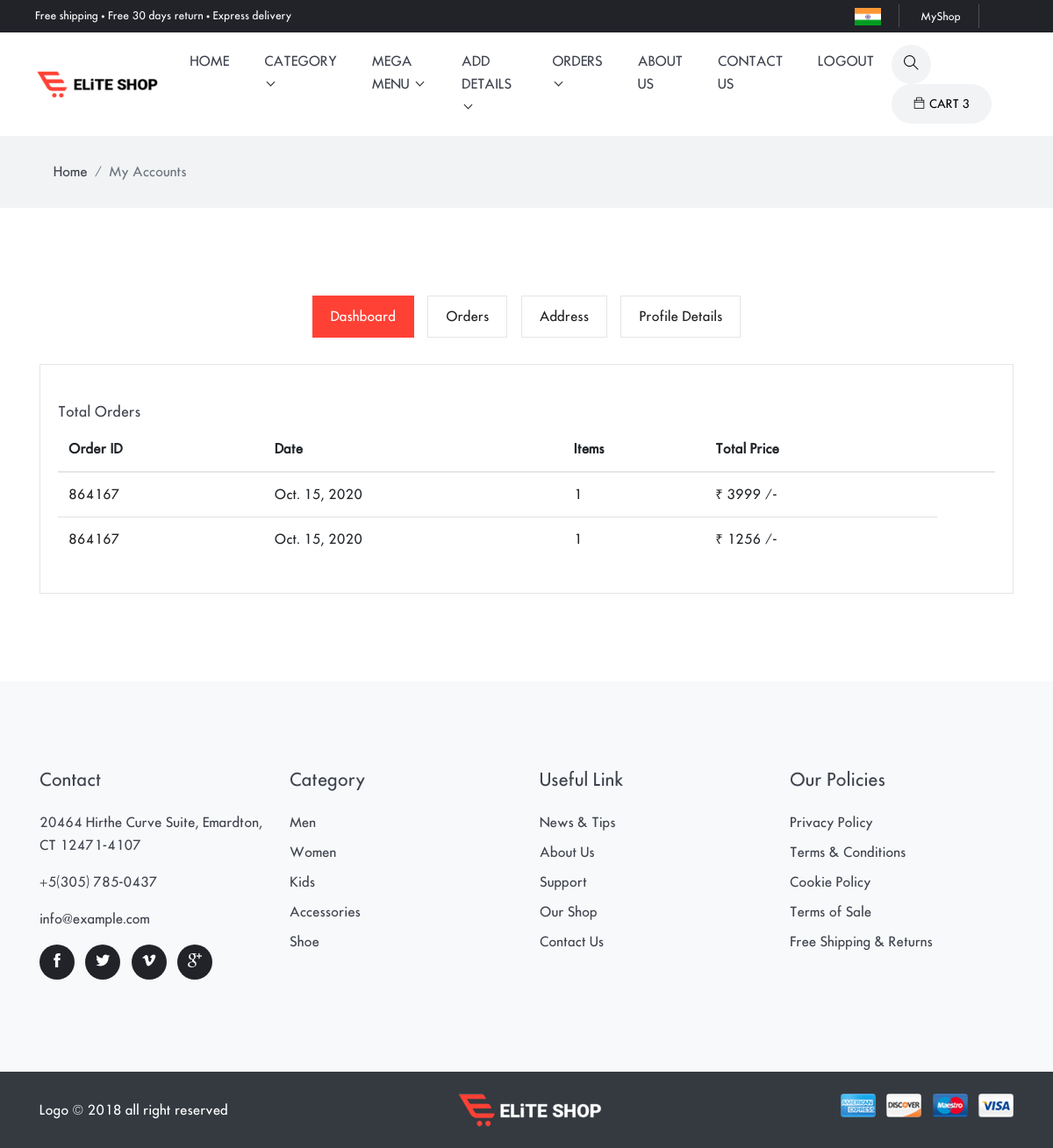
/Dashboard/AllOrder (signed in), run on the app's committed database.
### shopping/models.py (models this page shows, shortened)
class Order_product_detail(models.Model):
    order_detail = models.ForeignKey(Order_Product,on_delete=models.CASCADE,null = True)
    pro = models.ForeignKey(Product, on_delete=models.CASCADE, null=True, blank=True)
    quantity = models.IntegerField(null=True)
    totalprice = models.IntegerField(null=True)
    expected_date = models.DateField(null=True)
    status = models.CharField(max_length=100, null=True, choices=status, blank=True)

class Order_Product(models.Model):
    usr = models.ForeignKey(User, on_delete=models.CASCADE, null=True,blank=True)
    order_id = models.CharField(max_length=100,null=True,blank=True)
    fullname =  models.CharField(max_length=100,null=True)
    houes_no = models.CharField(max_length=100,null=True,blank=True)
    area_name = models.CharField(max_length=100,null=True)
    city_state = models.CharField(max_length=100,null=True)
    landmark = models.CharField(max_length=100,null=True,blank=True)
    pincode = models.CharField(max_length=100,null=True)
    mobile1 = models.CharField(max_length=100,null=True)
    mobile2 = models.CharField(max_length=100,null=True)
    payment_status = models.CharField(max_length=100,default="Not Done")
    payment_id = models.CharField(max_length=500,blank=True)
    amount = models.IntegerField(null=True,blank=True)
    orderdate = models.DateField(null=True,blank=True)

### shopping/views.py (the view)
# urls.py: path('Dashboard/<str:type>',UserDashboard,name = 'dashboard'),
def UserDashboard(request,type):
    c1 = ''
    c2 = ''
    c3 = ''
    c4 = ''
    allorder  = []
    pending_order = []
    checkout_detail = []
    profile_detail = []
    order_data = Order_Product.objects.filter(usr=request.user)
    for checkout in order_data:
        alldata = Order_product_detail.objects.filter(order_detail=checkout)
        for i in alldata:
            if i.status == 'Delivered':
                allorder.append(i)
            else:
                pending_order.append(i)
    if type == 'AllOrder':
        c1 = 'active'
    elif type == 'PendingOrder':
        c2 = 'active'
    elif type == 'AddressList':
        c3 = 'active'
        checkout_detail = Order_Product.objects.filter(usr = request.user)
    elif type == 'Profile':
        profile_detail = UserDetail.objects.filter(usr = request.user).first()
        c4 = 'active'
    else:
        raise Http404()
    d = {"type":type,"class1":c1,"class2":c2,"class3":c3,"class4":c4
         ,"data":allorder,"data1":pending_order,"checkout_detail":checkout_detail,
         "profile_detail":profile_detail}
    return render(request,'dashboard.html',d)

### shopping/templates/dashboard.html (shortened to what this page needs)
{% extends 'base.html' %}
{% load static %}
{% block body %}
<div class="main-wrapper">
<nav class="bg-gray py-3">
  <div class="container">
    <ol class="breadcrumb">
      <li class="breadcrumb-item"><a href="index-2.html">Home</a></li>
      <li class="breadcrumb-item active" aria-current="page">My Accounts</li>
    </ol>
  </div>
</nav>
<section class="user-dashboard section">
	<div class="container">
		<div class="row">
			<div class="col-md-12">
				<ul class="list-inline dashboard-menu text-center">
					<li class="list-inline-item"><a class="{{ class1 }}" href="{% url 'dashboard' 'AllOrder' %}">Dashboard</a></li>
					<li class="list-inline-item"><a class="{{ class2 }}"  href="{% url 'dashboard' 'PendingOrder' %}">Orders</a></li>
					<li class="list-inline-item"><a class="{{ class3 }}" href="{% url 'dashboard' 'AddressList' %}">Address</a></li>
					<li class="list-inline-item"><a class="{{ class4 }}" href="{% url 'dashboard' 'Profile' %}">Profile Details</a></li>
				</ul>
				{% if type == 'AllOrder' %}
				<div class="dashboard-wrapper user-dashboard">
					<div class="total-order mt-4">
						<h4>Total Orders</h4>
						<div class="table-responsive">
							<table class="table">
								<thead>
									<tr>
										<th>Order ID</th>
										<th>Date</th>
										<th>Items</th>
										<th>Total Price</th>
										<th></th>
									</tr>
								</thead>
								<tbody>
								{% for i in data %}
									<tr>
										<td><a href="#">{{ i.order_detail.order_id }}</a></td>
										<td>{{ i.order_detail.orderdate }}</td>
										<td>{{ i.quantity }}</td>
										<td>&#8377; {{ i.totalprice }} /-</td>
									</tr>
								{% endfor %}
								</tbody>
							</table>
						</div>
					</div>
				</div>
				{% endif %}
			</div>
		</div>
	</div>
</section>
{% endblock %}

### shopping/templates/base.html (shortened to what this page needs)
<!DOCTYPE html>
<html lang="zxx">
{% load static %}
<head>
  <link rel="stylesheet" href="{% static 'plugins/bootstrap/bootstrap.min.css' %}">
  <link rel="stylesheet" href="{% static 'plugins/themify-icons/themify-icons.css' %}">
  <link rel="stylesheet" href="{% static 'plugins/slick/slick.css' %}">
  <link rel="stylesheet" href="{% static 'plugins/venobox/venobox.css' %}">
  <link rel="stylesheet" href="{% static 'plugins/animate/animate.css' %}">
  <link rel="stylesheet" href="{% static 'plugins/aos/aos.css' %}">
  <link rel="stylesheet" href="{% static 'plugins/bootstrap-touchspin-master/jquery.bootstrap-touchspin.min.css' %}">
  <link rel="stylesheet" href="{% static 'plugins/nice-select/nice-select.css' %}">
  <link rel="stylesheet" href="{% static 'plugins/bootstrap-slider/bootstrap-slider.min.css' %}">
  <link href="{% static 'css/style.css' %}" rel="stylesheet">
</head>
<body>
<header>
  <div class="top-header">
    <div class="row">
      <div class="col-lg-6 text-center text-lg-left">
        <p class="text-white mb-lg-0 mb-1">Free shipping • Free 30 days return • Express delivery</p>
      </div>
      <div class="col-lg-6 text-center text-lg-right">
        <ul class="list-inline">
          <li class="list-inline-item"><img style="height: 20px; width: 30px;" src="{% static 'images/flag1.jpg' %}" alt="flag"></li>
          <li class="list-inline-item"><a href="{% url 'dashboard' 'AllOrder' %}">{{ request.user.username }}</a></li>
        </ul>
      </div>
    </div>
  </div>
</header>
<nav class="navbar navbar-expand-lg navbar-light bg-white w-100" id="navbar">
  <a class="navbar-brand order-2 order-lg-1" href="/"><img class="img-fluid" src="{% static 'images/logo.png' %}" alt="logo"></a>
  <div class="collapse navbar-collapse order-1 order-lg-2" id="navbarSupportedContent">
    <ul class="navbar-nav mx-auto">
      <li class="nav-item">
        <a class="nav-link" href="{% url 'home' %}">home</a>
      </li>
      <li class="nav-item dropdown view">
        <a class="nav-link dropdown-toggle" href="shop.html" role="button" data-toggle="dropdown" aria-haspopup="true"
          aria-expanded="false">
          Category
        </a>
      </li>
      <li class="nav-item dropdown mega-dropdown">
        <a class="nav-link dropdown-toggle" href="#" role="button" data-toggle="dropdown" aria-haspopup="true"
          aria-expanded="false">
          Mega Menu
        </a>
      </li>
      {% if request.user.is_staff %}
          <li class="nav-item dropdown view">
                  <a class="nav-link dropdown-toggle" href="shop.html" role="button" data-toggle="dropdown" aria-haspopup="true"
                    aria-expanded="false">
                    Add Details
                  </a>
                </li>
      <li class="nav-item dropdown view">
                  <a class="nav-link dropdown-toggle" href="shop.html" role="button" data-toggle="dropdown" aria-haspopup="true"
                    aria-expanded="false">
                   Orders
                  </a>
                </li>
      {% endif %}
      <li class="nav-item">
        <a class="nav-link" href="{% url 'about' %}">About Us</a>
      </li>
      <li class="nav-item">
        <a class="nav-link" href="{% url 'contact' %}">Contact Us</a>
      </li>
      {% if not request.user.is_authenticated %}
      <li class="nav-item">
        <a class="nav-link" href="{% url 'login' %}">Login</a>
      </li>
      <li class="nav-item">
        <a class="nav-link" href="{% url 'signup' %}">Signup</a>
      </li>
      {% else %}
       <li class="nav-item">
        <a class="nav-link" href="{% url 'logout' %}">Logout</a>
      </li>
      {% endif %}
    </ul>
  </div>
  <div class="order-3 navbar-right-elements">
    <div class="search-cart">
      <div class="search">
        <button id="searchOpen" class="search-btn"><i class="ti-search"></i></button>
      </div>
      {% if request.user.is_authenticated %}
      <div class="cart">
        <button id="cartOpen" class="cart-btn"><i class="ti-bag"></i><span class="d-xs-none">CART</span> {{ request.user.addtocarttable_set.count }}</button>
      </div>
      {% endif %}
    </div>
  </div>
</nav>
  {% block body %}
  {% endblock %}
<footer class="bg-light">
  <div class="section">
    <div class="container">
      <div class="row">
        <div class="col-md-3 col-sm-6 mb-5 mb-md-0 text-center text-sm-left">
          <h4 class="mb-4">Contact</h4>
          <p>20464 Hirthe Curve Suite, Emardton, CT 12471-4107</p>
          <p>+5(305) 785-0437</p>
          <p>info@example.com</p>
          <ul class="list-inline social-icons">
            <li class="list-inline-item"><a href="#"><i class="ti-facebook"></i></a></li>
            <li class="list-inline-item"><a href="#"><i class="ti-twitter-alt"></i></a></li>
            <li class="list-inline-item"><a href="#"><i class="ti-vimeo-alt"></i></a></li>
            <li class="list-inline-item"><a href="#"><i class="ti-google"></i></a></li>
          </ul>
        </div>
        <div class="col-md-3 col-sm-6 mb-5 mb-md-0 text-center text-sm-left">
          <h4 class="mb-4">Category</h4>
          <ul class="pl-0 list-unstyled">
            <li class="mb-2"><a class="text-color" href="shop.html">Men</a></li>
            <li class="mb-2"><a class="text-color" href="shop.html">Women</a></li>
            <li class="mb-2"><a class="text-color" href="shop.html">Kids</a></li>
            <li class="mb-2"><a class="text-color" href="shop.html">Accessories</a></li>
            <li class="mb-2"><a class="text-color" href="shop.html">Shoe</a></li>
          </ul>
        </div>
        <div class="col-md-3 col-sm-6 mb-5 mb-md-0 text-center text-sm-left">
          <h4 class="mb-4">Useful Link</h4>
          <ul class="pl-0 list-unstyled">
            <li class="mb-2"><a class="text-color" href="about.html">News & Tips</a></li>
            <li class="mb-2"><a class="text-color" href="about.html">About Us</a></li>
            <li class="mb-2"><a class="text-color" href="address.html">Support</a></li>
            <li class="mb-2"><a class="text-color" href="shop.html">Our Shop</a></li>
            <li class="mb-2"><a class="text-color" href="contact.html">Contact Us</a></li>
          </ul>
        </div>
        <div class="col-md-3 col-sm-6 text-center text-sm-left">
          <h4 class="mb-4">Our Policies</h4>
          <ul class="pl-0 list-unstyled">
            <li class="mb-2"><a class="text-color" href="404.html">Privacy Policy</a></li>
            <li class="mb-2"><a class="text-color" href="404.html">Terms & Conditions</a></li>
            <li class="mb-2"><a class="text-color" href="404.html">Cookie Policy</a></li>
            <li class="mb-2"><a class="text-color" href="404.html">Terms of Sale</a></li>
            <li class="mb-2"><a class="text-color" href="dashboard.html">Free Shipping & Returns</a></li>
          </ul>
        </div>
      </div>
    </div>
  </div>
  <div class="bg-dark py-4">
    <div class="container">
      <div class="row">
        <div class="col-md-5 text-center text-md-left mb-4 mb-md-0 align-self-center">
          <p class="text-white mb-0">Logo &copy; 2018 all right reserved</p>
        </div>
        <div class="col-md-2 text-center text-md-left mb-4 mb-md-0">
          <img src="{% static 'images/logo-alt.png' %}" alt="logo">
        </div>
        <div class="col-md-5 text-center text-md-right mb-4 mb-md-0">
          <ul class="list-inline">
            <li class="list-inline-item"><img class="img-fluid rounded atm-card-img" src="{% static 'images/payment-card/card-1.jpg' %}" alt="card"></li>
            <li class="list-inline-item"><img class="img-fluid rounded atm-card-img" src="{% static 'images/payment-card/card-2.jpg' %}" alt="card"></li>
            <li class="list-inline-item"><img class="img-fluid rounded atm-card-img" src="{% static 'images/payment-card/card-3.jpg' %}" alt="card"></li>
            <li class="list-inline-item"><img class="img-fluid rounded atm-card-img" src="{% static 'images/payment-card/card-4.jpg' %}" alt="card"></li>
          </ul>
        </div>
      </div>
    </div>
  </div>
</footer>
</div>
</body>
</html>

### shopping/static/css/style.css (style rules this page uses)
body { line-height: 26px; font-family: "futura_icgregular"; font-weight: 400; -webkit-font-smoothing: antialiased; font-size: 15px; }
p, .paragraph { font-weight: 400; color: #3f434e; font-size: 15px; line-height: 26px; font-family: "futura_icgregular"; }
h1, h2, h3, h4, h5, h6, .h1, .h2, .h3, .h4, .h5, .h6 { color: #3f434e; font-family: "futura_icgregular"; font-weight: 400; }
h4, .h4 { font-size: 20px; }
body { background-color: #fff; overflow-x: hidden; }
ol, ul { list-style-type: none; margin: 0px; }
img { vertical-align: middle; border: 0; }
a, a:hover, a:focus { text-decoration: none; }
a, button, select, input, label { cursor: pointer; transition: .2s ease; }
.section { padding-top: 100px; padding-bottom: 100px; }
.breadcrumb { border-radius: 0; background-color: transparent; margin-bottom: 0; }
.breadcrumb-item a { color: #3f434e; }
.bg-gray { background: #f2f3f5; }
.text-color { color: #3f434e !important; }
.bg-dark { background-color: #3f434e; }
.dropdown-toggle::after { display: inline-block; width: 7px; height: 7px; margin-left: .255em; vertical-align: .255em; content: ""; border: 0; border-bottom: 1px solid #212329; border-right: 1px solid #212329; -webkit-transform: rotate(45deg); transform: rotate(45deg); }
.social-icons li { margin-bottom: 5px; }
.social-icons li a { display: inline-block; height: 40px; width: 40px; border-radius: 50%; background: #212329; font-size: 16px; line-height: 40px; text-align: center; color: #fff; transition: .2s ease; }
.top-header { padding: 5px 40px; background: #212329; }
.top-header p { font-size: 12px; }
.top-header ul li { margin: 0; border-right: 1px solid #4d4f54; padding: 0 20px; position: relative; }
.top-header ul li a { color: #fff; font-size: 12px; }
.top-header ul li:not(:last-child) { margin-right: 0; }
.search { display: inline-block; }
.search-btn { height: 45px; width: 45px; padding: 0; line-height: 45px; font-size: 17px; margin-right: 10px; border: 0; border-radius: 40px; background: #f2f3f5; }
.cart { display: inline-block; }
.cart-btn { height: 45px; padding: 0 25px; line-height: 45px; font-size: 13px; border: 0; border-radius: 40px; background: #f2f3f5; }
.cart-btn i { display: inline-block; margin-right: 5px; }
.navbar { padding: 0 40px; }
.navbar-brand { z-index: 1; }
.navbar-nav { z-index: 1; }
.navbar .nav-item .nav-link { text-transform: uppercase; font-size: 15px; padding: 20px; display: inline-block; }
.navbar .dropdown.mega-dropdown { position: static; }
.navbar-light .navbar-nav .nav-link { color: #3f434e; transition: .2s ease; }
.atm-card-img { max-width: 40px; }
.dashboard-menu .active { background: #ff4135; color: #fff; border: 1px solid #ff4135; }
.dashboard-menu li { padding: 0; margin: 0 3px; }
.dashboard-menu li a { padding: 10px 20px; border: 1px solid #e5e5e5; display: inline-block; color: #222222; }
.dashboard-wrapper { border: 1px solid #e5e5e5; margin-top: 30px; padding: 20px; }
.dashboard-wrapper h4 { font-size: 16px; }
.dashboard-wrapper a { color: #222222; }
.table thead { border-bottom: 2px solid #e5e5e5; }
.table thead th { border: 0; }

### data on the page
Order_product_detail: order_detail.order_id "864167", order_detail.orderdate "Oct. 15, 2020", quantity "1", totalprice "3999"
Order_product_detail: order_detail.order_id "864167", order_detail.orderdate "Oct. 15, 2020", quantity "1", totalprice "1256"

### other printed values
{{ request.user.username }} "MyShop"
{{ request.user.addtocarttable_set.count }} "3"
